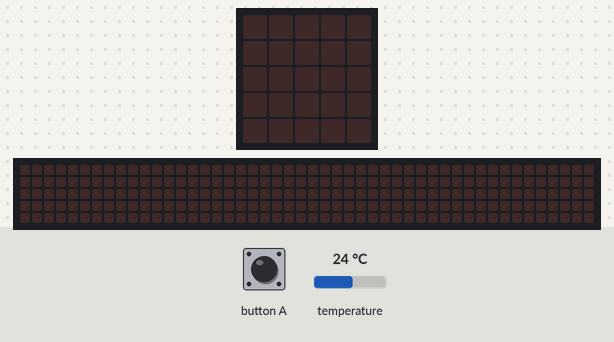
The program below on a simulated Calliope mini (MakeCode). On the bench: the board's 5×5 LED display, a strip that is not on the board, showing the scrolling text unrolled. Inputs (shaded band) come from the test bench; at power-on: temperature 24 °C. The 48×5 strip is a reading aid, not a part: it shows the text the display is scrolling, unrolled, one strip-width of it at a time.

Above: at 1.2 s.
1.3 s: button A pressed for 0.15 s
At 1.37 s:
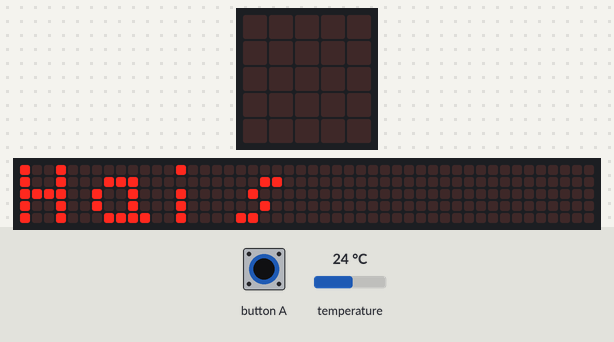
4.3 s: button A pressed for 3.2 s
At 6.04 s:
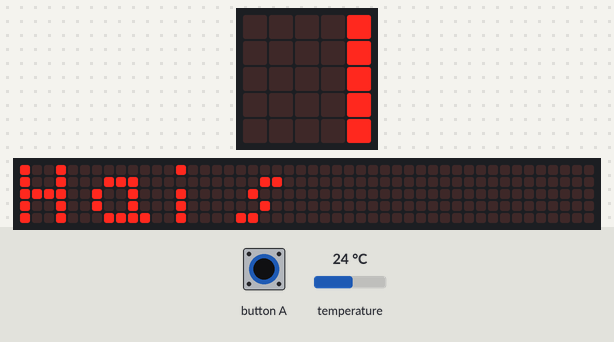
10.5 s: button A pressed for 1 s
At 10.87 s:
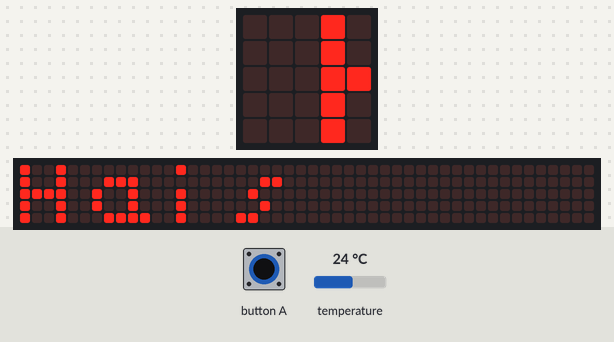

The program:

main.ts
```typescript
basic.forever(function () {
    if (input.buttonIsPressed(Button.A)) {
        if (input.temperature() <= 8) {
            basic.showString("Kalt")
        }
    }
})
basic.forever(function () {
    if (input.buttonIsPressed(Button.A)) {
        if (input.temperature() > 20) {
            basic.showString("Hais")
        }
    }
})
```

test.ts
```typescript
// Hier kann man Tests durchführen; diese Datei wird nicht kompiliert, wenn dieses Paket als Erweiterung verwendet wird.
```

Measured:
- after the input at 1.3 s, the display: changes at once (image 1)
- after the input at 10.5 s, the display: first changes at once (image 3 shows a later state)
